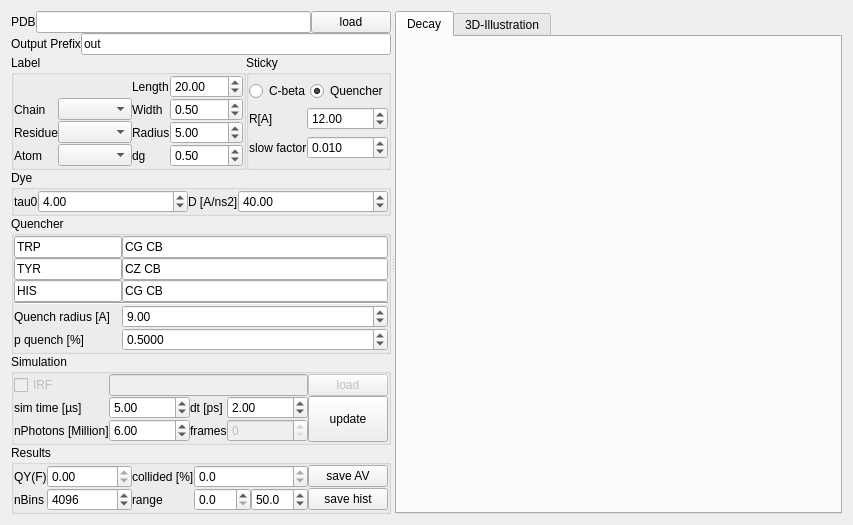
<?xml version="1.0" encoding="UTF-8"?>
<ui version="4.0">
 <class>Form</class>
 <widget class="QWidget" name="Form">
  <property name="geometry">
   <rect>
    <x>0</x>
    <y>0</y>
    <width>853</width>
    <height>478</height>
   </rect>
  </property>
  <property name="windowTitle">
   <string>Dye-quenching</string>
  </property>
  <layout class="QVBoxLayout" name="verticalLayout">
   <item>
    <widget class="QSplitter" name="splitter">
     <property name="orientation">
      <enum>Qt::Horizontal</enum>
     </property>
     <widget class="QWidget" name="widget" native="true">
      <property name="sizePolicy">
       <sizepolicy hsizetype="MinimumExpanding" vsizetype="Preferred">
        <horstretch>0</horstretch>
        <verstretch>0</verstretch>
       </sizepolicy>
      </property>
      <property name="maximumSize">
       <size>
        <width>380</width>
        <height>16777215</height>
       </size>
      </property>
      <layout class="QGridLayout" name="gridLayout_6">
       <property name="margin">
        <number>0</number>
       </property>
       <property name="spacing">
        <number>0</number>
       </property>
       <item row="5" column="0" colspan="2">
        <widget class="QGroupBox" name="groupBox_2">
         <property name="title">
          <string>Simulation</string>
         </property>
         <layout class="QGridLayout" name="gridLayout_2">
          <property name="margin">
           <number>0</number>
          </property>
          <property name="spacing">
           <number>0</number>
          </property>
          <item row="2" column="2">
           <widget class="QLabel" name="label_10">
            <property name="text">
             <string>dt [ps]</string>
            </property>
           </widget>
          </item>
          <item row="2" column="3">
           <widget class="QDoubleSpinBox" name="doubleSpinBox_7">
            <property name="sizePolicy">
             <sizepolicy hsizetype="Expanding" vsizetype="Fixed">
              <horstretch>0</horstretch>
              <verstretch>0</verstretch>
             </sizepolicy>
            </property>
            <property name="value">
             <double>2.000000000000000</double>
            </property>
           </widget>
          </item>
          <item row="0" column="0">
           <widget class="QCheckBox" name="checkBox">
            <property name="enabled">
             <bool>false</bool>
            </property>
            <property name="text">
             <string>IRF</string>
            </property>
           </widget>
          </item>
          <item row="2" column="1">
           <widget class="QDoubleSpinBox" name="doubleSpinBox_6">
            <property name="sizePolicy">
             <sizepolicy hsizetype="Expanding" vsizetype="Fixed">
              <horstretch>0</horstretch>
              <verstretch>0</verstretch>
             </sizepolicy>
            </property>
            <property name="maximum">
             <double>200.000000000000000</double>
            </property>
            <property name="value">
             <double>5.000000000000000</double>
            </property>
           </widget>
          </item>
          <item row="2" column="0">
           <widget class="QLabel" name="label_9">
            <property name="text">
             <string>sim time [µs]</string>
            </property>
           </widget>
          </item>
          <item row="0" column="5">
           <widget class="QPushButton" name="pushButton_2">
            <property name="enabled">
             <bool>false</bool>
            </property>
            <property name="text">
             <string>load</string>
            </property>
           </widget>
          </item>
          <item row="0" column="1" colspan="4">
           <widget class="QLineEdit" name="lineEdit_4">
            <property name="enabled">
             <bool>false</bool>
            </property>
            <property name="readOnly">
             <bool>true</bool>
            </property>
           </widget>
          </item>
          <item row="3" column="0">
           <widget class="QLabel" name="label_17">
            <property name="text">
             <string>nPhotons [Million]</string>
            </property>
           </widget>
          </item>
          <item row="3" column="1">
           <widget class="QDoubleSpinBox" name="doubleSpinBox_11">
            <property name="sizePolicy">
             <sizepolicy hsizetype="Expanding" vsizetype="Fixed">
              <horstretch>0</horstretch>
              <verstretch>0</verstretch>
             </sizepolicy>
            </property>
            <property name="singleStep">
             <double>0.250000000000000</double>
            </property>
            <property name="value">
             <double>6.000000000000000</double>
            </property>
           </widget>
          </item>
          <item row="3" column="2">
           <widget class="QLabel" name="label_11">
            <property name="text">
             <string>frames</string>
            </property>
           </widget>
          </item>
          <item row="3" column="3">
           <widget class="QSpinBox" name="spinBox">
            <property name="enabled">
             <bool>false</bool>
            </property>
            <property name="sizePolicy">
             <sizepolicy hsizetype="Expanding" vsizetype="Fixed">
              <horstretch>0</horstretch>
              <verstretch>0</verstretch>
             </sizepolicy>
            </property>
            <property name="maximum">
             <number>99999999</number>
            </property>
           </widget>
          </item>
          <item row="2" column="5" rowspan="2">
           <widget class="QPushButton" name="pushButton_3">
            <property name="sizePolicy">
             <sizepolicy hsizetype="Minimum" vsizetype="Expanding">
              <horstretch>0</horstretch>
              <verstretch>0</verstretch>
             </sizepolicy>
            </property>
            <property name="text">
             <string>update</string>
            </property>
           </widget>
          </item>
         </layout>
        </widget>
       </item>
       <item row="6" column="0" colspan="2">
        <widget class="QGroupBox" name="groupBox_7">
         <property name="title">
          <string>Results</string>
         </property>
         <layout class="QGridLayout" name="gridLayout_7">
          <property name="margin">
           <number>0</number>
          </property>
          <property name="spacing">
           <number>0</number>
          </property>
          <item row="1" column="2">
           <widget class="QLabel" name="label_21">
            <property name="text">
             <string>range</string>
            </property>
           </widget>
          </item>
          <item row="0" column="0">
           <widget class="QLabel" name="label_20">
            <property name="text">
             <string>QY(F)</string>
            </property>
           </widget>
          </item>
          <item row="1" column="0">
           <widget class="QLabel" name="label_19">
            <property name="text">
             <string>nBins</string>
            </property>
           </widget>
          </item>
          <item row="1" column="5">
           <widget class="QPushButton" name="pushButton_4">
            <property name="text">
             <string>save hist</string>
            </property>
           </widget>
          </item>
          <item row="0" column="5">
           <widget class="QPushButton" name="pushButton_5">
            <property name="text">
             <string>save AV</string>
            </property>
           </widget>
          </item>
          <item row="1" column="1">
           <widget class="QSpinBox" name="spinBox_2">
            <property name="sizePolicy">
             <sizepolicy hsizetype="Expanding" vsizetype="Fixed">
              <horstretch>0</horstretch>
              <verstretch>0</verstretch>
             </sizepolicy>
            </property>
            <property name="maximum">
             <number>8192</number>
            </property>
            <property name="value">
             <number>4096</number>
            </property>
           </widget>
          </item>
          <item row="0" column="2">
           <widget class="QLabel" name="label_22">
            <property name="text">
             <string>collided [%]</string>
            </property>
           </widget>
          </item>
          <item row="0" column="1">
           <widget class="QDoubleSpinBox" name="doubleSpinBox_16">
            <property name="readOnly">
             <bool>true</bool>
            </property>
            <property name="maximum">
             <double>1.000000000000000</double>
            </property>
           </widget>
          </item>
          <item row="0" column="3">
           <widget class="QDoubleSpinBox" name="doubleSpinBox_15">
            <property name="readOnly">
             <bool>true</bool>
            </property>
            <property name="decimals">
             <number>1</number>
            </property>
           </widget>
          </item>
          <item row="1" column="3">
           <layout class="QHBoxLayout" name="horizontalLayout_4">
            <item>
             <widget class="QDoubleSpinBox" name="doubleSpinBox_13">
              <property name="decimals">
               <number>1</number>
              </property>
              <property name="singleStep">
               <double>0.100000000000000</double>
              </property>
             </widget>
            </item>
            <item>
             <widget class="QDoubleSpinBox" name="doubleSpinBox_14">
              <property name="decimals">
               <number>1</number>
              </property>
              <property name="value">
               <double>50.000000000000000</double>
              </property>
             </widget>
            </item>
           </layout>
          </item>
         </layout>
        </widget>
       </item>
       <item row="2" column="1">
        <widget class="QGroupBox" name="groupBox_4">
         <property name="title">
          <string>Sticky</string>
         </property>
         <layout class="QGridLayout" name="gridLayout_4">
          <property name="margin">
           <number>0</number>
          </property>
          <property name="spacing">
           <number>0</number>
          </property>
          <item row="0" column="0" colspan="2">
           <widget class="QRadioButton" name="radioButton">
            <property name="text">
             <string>C-beta</string>
            </property>
            <property name="checked">
             <bool>false</bool>
            </property>
           </widget>
          </item>
          <item row="0" column="2">
           <widget class="QRadioButton" name="radioButton_2">
            <property name="enabled">
             <bool>true</bool>
            </property>
            <property name="text">
             <string>Quencher</string>
            </property>
            <property name="checked">
             <bool>true</bool>
            </property>
           </widget>
          </item>
          <item row="1" column="0">
           <widget class="QLabel" name="label_16">
            <property name="text">
             <string>R[A]</string>
            </property>
           </widget>
          </item>
          <item row="1" column="1" colspan="2">
           <widget class="QDoubleSpinBox" name="doubleSpinBox_10">
            <property name="toolTip">
             <string>All points within the AV within a radius of R next to the selection are slowed down</string>
            </property>
            <property name="maximum">
             <double>100.000000000000000</double>
            </property>
            <property name="value">
             <double>12.000000000000000</double>
            </property>
           </widget>
          </item>
          <item row="2" column="0">
           <widget class="QLabel" name="label_8">
            <property name="text">
             <string>slow factor</string>
            </property>
           </widget>
          </item>
          <item row="2" column="1" colspan="2">
           <widget class="QDoubleSpinBox" name="doubleSpinBox_5">
            <property name="toolTip">
             <string>The diffusion coefficient outside the sicky volume is reduced by this factor</string>
            </property>
            <property name="decimals">
             <number>3</number>
            </property>
            <property name="maximum">
             <double>1.000000000000000</double>
            </property>
            <property name="singleStep">
             <double>0.050000000000000</double>
            </property>
            <property name="value">
             <double>0.010000000000000</double>
            </property>
           </widget>
          </item>
         </layout>
        </widget>
       </item>
       <item row="4" column="0" colspan="2">
        <widget class="QGroupBox" name="groupBox_6">
         <property name="title">
          <string>Quencher</string>
         </property>
         <layout class="QGridLayout" name="gridLayout_8">
          <property name="margin">
           <number>0</number>
          </property>
          <property name="spacing">
           <number>0</number>
          </property>
          <item row="1" column="1">
           <widget class="QLineEdit" name="lineEdit_6">
            <property name="text">
             <string>CG CB</string>
            </property>
           </widget>
          </item>
          <item row="1" column="0">
           <widget class="QLineEdit" name="lineEdit_3">
            <property name="sizePolicy">
             <sizepolicy hsizetype="Minimum" vsizetype="Fixed">
              <horstretch>0</horstretch>
              <verstretch>0</verstretch>
             </sizepolicy>
            </property>
            <property name="text">
             <string>TRP</string>
            </property>
           </widget>
          </item>
          <item row="6" column="1">
           <widget class="QDoubleSpinBox" name="doubleSpinBox_9">
            <property name="toolTip">
             <string>Quenching probability. If zero no quenching if 1 instantaneous quenching. Values inbetween radiation boundary condition (see Lakowicz)</string>
            </property>
            <property name="decimals">
             <number>4</number>
            </property>
            <property name="minimum">
             <double>0.000000000000000</double>
            </property>
            <property name="maximum">
             <double>100.000000000000000</double>
            </property>
            <property name="singleStep">
             <double>0.000100000000000</double>
            </property>
            <property name="value">
             <double>0.500000000000000</double>
            </property>
           </widget>
          </item>
          <item row="6" column="0">
           <widget class="QLabel" name="label_13">
            <property name="sizePolicy">
             <sizepolicy hsizetype="Fixed" vsizetype="Preferred">
              <horstretch>0</horstretch>
              <verstretch>0</verstretch>
             </sizepolicy>
            </property>
            <property name="text">
             <string>p quench [%]</string>
            </property>
           </widget>
          </item>
          <item row="5" column="1">
           <widget class="QDoubleSpinBox" name="doubleSpinBox_12">
            <property name="toolTip">
             <string>If the dye is quenched if it is in a part of the AV within a radius of the Quenching atoms</string>
            </property>
            <property name="singleStep">
             <double>0.250000000000000</double>
            </property>
            <property name="value">
             <double>9.000000000000000</double>
            </property>
           </widget>
          </item>
          <item row="3" column="0">
           <widget class="QLineEdit" name="lineEdit_9">
            <property name="sizePolicy">
             <sizepolicy hsizetype="Fixed" vsizetype="Fixed">
              <horstretch>0</horstretch>
              <verstretch>0</verstretch>
             </sizepolicy>
            </property>
            <property name="text">
             <string>HIS</string>
            </property>
           </widget>
          </item>
          <item row="2" column="0">
           <widget class="QLineEdit" name="lineEdit_7">
            <property name="sizePolicy">
             <sizepolicy hsizetype="Fixed" vsizetype="Fixed">
              <horstretch>0</horstretch>
              <verstretch>0</verstretch>
             </sizepolicy>
            </property>
            <property name="text">
             <string>TYR</string>
            </property>
           </widget>
          </item>
          <item row="3" column="1">
           <widget class="QLineEdit" name="lineEdit_10">
            <property name="text">
             <string>CG CB</string>
            </property>
           </widget>
          </item>
          <item row="2" column="1">
           <widget class="QLineEdit" name="lineEdit_8">
            <property name="text">
             <string>CZ CB</string>
            </property>
           </widget>
          </item>
          <item row="5" column="0">
           <widget class="QLabel" name="label_14">
            <property name="text">
             <string>Quench radius [A]</string>
            </property>
           </widget>
          </item>
          <item row="4" column="0" colspan="2">
           <widget class="Line" name="line">
            <property name="orientation">
             <enum>Qt::Horizontal</enum>
            </property>
           </widget>
          </item>
         </layout>
        </widget>
       </item>
       <item row="2" column="0">
        <widget class="QGroupBox" name="groupBox">
         <property name="title">
          <string>Label</string>
         </property>
         <layout class="QGridLayout" name="gridLayout">
          <property name="margin">
           <number>0</number>
          </property>
          <property name="spacing">
           <number>0</number>
          </property>
          <item row="3" column="2">
           <widget class="QLabel" name="label_6">
            <property name="text">
             <string>Radius</string>
            </property>
           </widget>
          </item>
          <item row="3" column="3">
           <widget class="QDoubleSpinBox" name="doubleSpinBox_3">
            <property name="minimum">
             <double>0.100000000000000</double>
            </property>
            <property name="singleStep">
             <double>0.250000000000000</double>
            </property>
            <property name="value">
             <double>5.000000000000000</double>
            </property>
           </widget>
          </item>
          <item row="2" column="2">
           <widget class="QLabel" name="label_5">
            <property name="text">
             <string>Width</string>
            </property>
           </widget>
          </item>
          <item row="1" column="3">
           <widget class="QDoubleSpinBox" name="doubleSpinBox">
            <property name="sizePolicy">
             <sizepolicy hsizetype="Expanding" vsizetype="Fixed">
              <horstretch>0</horstretch>
              <verstretch>0</verstretch>
             </sizepolicy>
            </property>
            <property name="minimum">
             <double>1.000000000000000</double>
            </property>
            <property name="value">
             <double>20.000000000000000</double>
            </property>
           </widget>
          </item>
          <item row="1" column="2">
           <widget class="QLabel" name="label_4">
            <property name="text">
             <string>Length</string>
            </property>
           </widget>
          </item>
          <item row="2" column="3">
           <widget class="QDoubleSpinBox" name="doubleSpinBox_2">
            <property name="minimum">
             <double>0.100000000000000</double>
            </property>
            <property name="maximum">
             <double>10.000000000000000</double>
            </property>
            <property name="singleStep">
             <double>0.100000000000000</double>
            </property>
            <property name="value">
             <double>0.500000000000000</double>
            </property>
           </widget>
          </item>
          <item row="4" column="2">
           <widget class="QLabel" name="label_23">
            <property name="text">
             <string>dg</string>
            </property>
           </widget>
          </item>
          <item row="4" column="3">
           <widget class="QDoubleSpinBox" name="doubleSpinBox_17">
            <property name="maximum">
             <double>1.000000000000000</double>
            </property>
            <property name="singleStep">
             <double>0.100000000000000</double>
            </property>
            <property name="value">
             <double>0.500000000000000</double>
            </property>
           </widget>
          </item>
          <item row="4" column="1">
           <widget class="QComboBox" name="comboBox_3"/>
          </item>
          <item row="4" column="0">
           <widget class="QLabel" name="label_3">
            <property name="text">
             <string>Atom</string>
            </property>
           </widget>
          </item>
          <item row="3" column="0">
           <widget class="QLabel" name="label_2">
            <property name="text">
             <string>Residue</string>
            </property>
           </widget>
          </item>
          <item row="3" column="1">
           <widget class="QComboBox" name="comboBox_2"/>
          </item>
          <item row="2" column="1">
           <widget class="QComboBox" name="comboBox">
            <property name="sizePolicy">
             <sizepolicy hsizetype="Expanding" vsizetype="Fixed">
              <horstretch>0</horstretch>
              <verstretch>0</verstretch>
             </sizepolicy>
            </property>
           </widget>
          </item>
          <item row="2" column="0">
           <widget class="QLabel" name="label">
            <property name="text">
             <string>Chain</string>
            </property>
           </widget>
          </item>
         </layout>
        </widget>
       </item>
       <item row="0" column="0" colspan="2">
        <layout class="QHBoxLayout" name="horizontalLayout">
         <property name="spacing">
          <number>0</number>
         </property>
         <item>
          <widget class="QLabel" name="label_15">
           <property name="sizePolicy">
            <sizepolicy hsizetype="Fixed" vsizetype="Preferred">
             <horstretch>0</horstretch>
             <verstretch>0</verstretch>
            </sizepolicy>
           </property>
           <property name="text">
            <string>PDB</string>
           </property>
          </widget>
         </item>
         <item>
          <widget class="QLineEdit" name="lineEdit">
           <property name="readOnly">
            <bool>true</bool>
           </property>
          </widget>
         </item>
         <item>
          <widget class="QPushButton" name="pushButton">
           <property name="sizePolicy">
            <sizepolicy hsizetype="Fixed" vsizetype="Fixed">
             <horstretch>0</horstretch>
             <verstretch>0</verstretch>
            </sizepolicy>
           </property>
           <property name="text">
            <string>load</string>
           </property>
          </widget>
         </item>
        </layout>
       </item>
       <item row="1" column="0" colspan="2">
        <layout class="QHBoxLayout" name="horizontalLayout_2">
         <property name="spacing">
          <number>0</number>
         </property>
         <item>
          <widget class="QLabel" name="label_18">
           <property name="text">
            <string>Output Prefix</string>
           </property>
          </widget>
         </item>
         <item>
          <widget class="QLineEdit" name="lineEdit_5">
           <property name="text">
            <string>out</string>
           </property>
          </widget>
         </item>
        </layout>
       </item>
       <item row="7" column="0" colspan="2">
        <spacer name="verticalSpacer">
         <property name="orientation">
          <enum>Qt::Vertical</enum>
         </property>
         <property name="sizeHint" stdset="0">
          <size>
           <width>20</width>
           <height>40</height>
          </size>
         </property>
        </spacer>
       </item>
       <item row="3" column="0" colspan="2">
        <widget class="QGroupBox" name="groupBox_3">
         <property name="title">
          <string>Dye</string>
         </property>
         <layout class="QGridLayout" name="gridLayout_3">
          <property name="margin">
           <number>0</number>
          </property>
          <property name="spacing">
           <number>0</number>
          </property>
          <item row="1" column="2">
           <widget class="QLabel" name="label_7">
            <property name="text">
             <string>D [A/ns2]</string>
            </property>
           </widget>
          </item>
          <item row="1" column="0">
           <widget class="QLabel" name="label_12">
            <property name="sizePolicy">
             <sizepolicy hsizetype="Fixed" vsizetype="Preferred">
              <horstretch>0</horstretch>
              <verstretch>0</verstretch>
             </sizepolicy>
            </property>
            <property name="text">
             <string>tau0</string>
            </property>
           </widget>
          </item>
          <item row="1" column="1">
           <widget class="QDoubleSpinBox" name="doubleSpinBox_8">
            <property name="sizePolicy">
             <sizepolicy hsizetype="Expanding" vsizetype="Fixed">
              <horstretch>0</horstretch>
              <verstretch>0</verstretch>
             </sizepolicy>
            </property>
            <property name="toolTip">
             <string>Lifetime of the dye in absence of quenching</string>
            </property>
            <property name="minimum">
             <double>0.010000000000000</double>
            </property>
            <property name="singleStep">
             <double>0.100000000000000</double>
            </property>
            <property name="value">
             <double>4.000000000000000</double>
            </property>
           </widget>
          </item>
          <item row="1" column="3">
           <widget class="QDoubleSpinBox" name="doubleSpinBox_4">
            <property name="sizePolicy">
             <sizepolicy hsizetype="Expanding" vsizetype="Fixed">
              <horstretch>0</horstretch>
              <verstretch>0</verstretch>
             </sizepolicy>
            </property>
            <property name="toolTip">
             <string>Diffusion coefficent of the dye in the non-sticky part of the accessible volume</string>
            </property>
            <property name="maximum">
             <double>100.989999999999995</double>
            </property>
            <property name="value">
             <double>40.000000000000000</double>
            </property>
           </widget>
          </item>
         </layout>
        </widget>
       </item>
      </layout>
     </widget>
     <widget class="QTabWidget" name="tabWidget">
      <property name="currentIndex">
       <number>0</number>
      </property>
      <widget class="QWidget" name="tab_3">
       <attribute name="title">
        <string>Decay</string>
       </attribute>
       <layout class="QVBoxLayout" name="verticalLayout_3">
        <item>
         <layout class="QVBoxLayout" name="verticalLayout_2"/>
        </item>
       </layout>
      </widget>
      <widget class="QWidget" name="tab_2">
       <attribute name="title">
        <string>3D-Illustration</string>
       </attribute>
       <layout class="QVBoxLayout" name="verticalLayout_5">
        <item>
         <layout class="QVBoxLayout" name="verticalLayout_4"/>
        </item>
       </layout>
      </widget>
     </widget>
    </widget>
   </item>
  </layout>
 </widget>
 <resources/>
 <connections/>
</ui>
